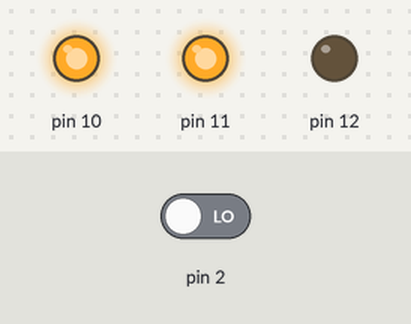
The sketch below on a simulated Arduino Uno, built with avr-gcc and run on an emulated ATmega328P. On the bench: output pins drawn as LEDs (lit = HIGH). Dashed ring = blinking. Inputs (shaded band) come from the test bench; at power-on: pin 2 LOW.

Above: at 1.2 s.
1.3 s: pin 2 driven HIGH
At 1.67 s:
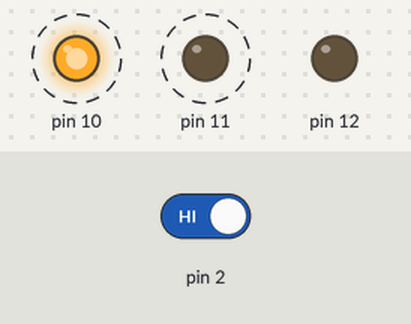
4.3 s: pin 2 driven LOW
At 5.0 s:
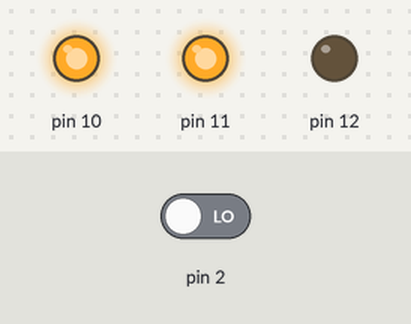
Timing chart, 0 to 7.3 s (numbered marks = the images above; inputs shaded):
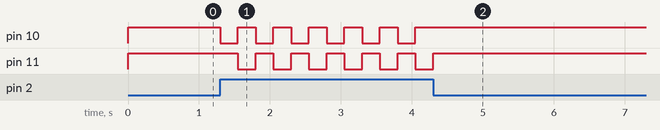

Measured:
- after the input at 1.3 s, pin 10: alternates HIGH for 0.25 s and LOW for 0.25 s, starting at once; pin 11: alternates HIGH for 0.25 s and LOW for 0.25 s, starting after 0.25 s
- after the input at 4.3 s, pin 10: stops changing and stays HIGH; pin 11: goes on until 4.3 s, then stays HIGH

The sketch:

tuto2Une_interface_spatiale_avec_Arduino.ino
```cpp
int etat2;
boolean permissionAllumerSuivant,permissionEtindrePrecedent;
void setup()
{
    //on met le bouton en entrÃ©e
    pinMode(2, INPUT);


    for(int i=10;i<=12;i++)
    {
      pinMode(i, OUTPUT);
      digitalWrite(i, 1);
    }
}

void loop()
{
    //votre programme
        etat2 = digitalRead(2); //Rappel : bouton = 2);

      if(etat2)
      {
        digitalWrite(10, 0);
        digitalWrite(11, 1);
        digitalWrite(12, 0);
        delay(250);
        digitalWrite(10, 1);
        digitalWrite(11, 0);
        delay(250);

      }
      else
      {
        /**/
         digitalWrite(10, 1);
        digitalWrite(11, 1);
        digitalWrite(12, 0);
      }
}
```
